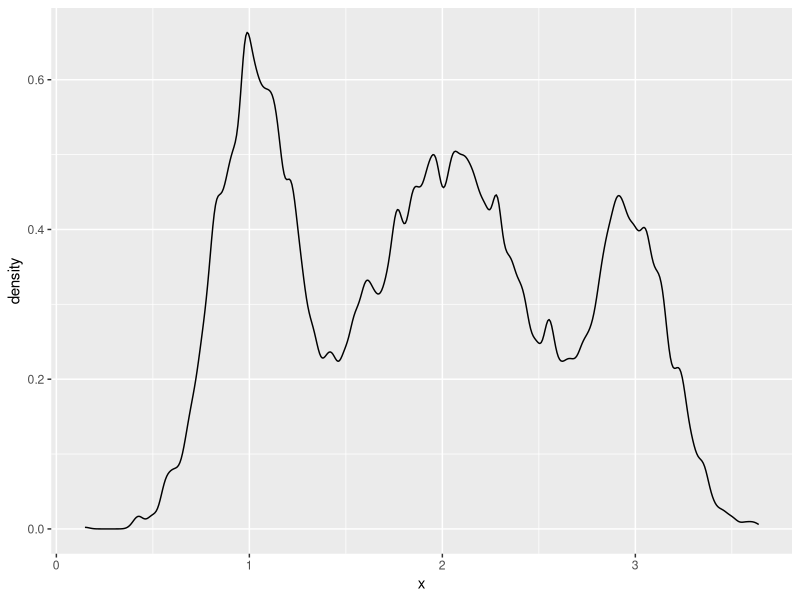

Here is the R script that generated this plot: (Note: this script raises an error after producing the figure.)
library(data.table)
library(ggplot2)

n = 1024*8

p_id = sample(seq(from = 1, to = 3), n , replace = TRUE, prob = c(0.3, 0.5, 0.2))
x_avg = c(1, 2, 3)
x_sig = 0.2*c(1, 2, 1)
df = data.table(p_id, x = rnorm(n)*x_sig[p_id] + x_avg[p_id] )

ggplot(df, aes(x)) + geom_density(adjust = 0.2) 

params = fit_em(1, df$x)

ggplot(df, aes(x)) + geom_density(adjust = 0.2) + 
  geom_line(data = data.frame(sx = sort(df$x) , mp = rowSums(mixture_prob(sort(df$x), params)) ), aes(sx, mp), color = 'red')


mixture_prob<-function(x, params){
  nx = length(x)
  k  = length( params$wt )
  gamma = matrix(rep(0, nx * k), nrow = nx, ncol = k)
  for(i in 1:k){
    gamma[,i] = params$wt[i] * dnorm(x, params$mu[i], params$sm[i])
  }
  #gamma = gamma / rowSums(gamma)
  return (gamma)
}

## fit parameters 
fit_em<-function(k, x){
  nx = length(x)
  mu_est = sample(x, k)
  sm_est = rep(sd(x), k)
  wt_est = rep(1, k)/k
  gamma = matrix(rep(0, nx * k), nrow = nx, ncol = k)
  
  if (k == 1)
    mu_est = mean(x)
  else if (k == 2)
    mu_est = c(min(x), max(x))
  else
    mu_est = seq(from = min(x), to = max(x), length.out = k)
  
  prev_log_like = NA
  
  for(it in 1:200){
    #E-step
    for(i in 1:k){
      gamma[,i] = wt_est[i] * dnorm(x, mu_est[i], sm_est[i])
    }
    likehood = rowSums(gamma)
    log_like = sum(log(likehood))
    gamma = gamma / likehood
    
    #M-step, estimate mu_est, sm_est
    for(i in 1:k){
      gamma_sum = sum(gamma[,i])
      mu_est[i] = sum(gamma[,i] * x)/gamma_sum
      sm_est[i] = sqrt( sum(gamma[,i] * (x - mu_est[i])^2 )/gamma_sum )
      wt_est[i] = gamma_sum / nx
    }
    if (!is.na(prev_log_like) & abs(prev_log_like - log_like)<1e-3){
      break
    }
    prev_log_like = log_like
    #print(log_like)
  }
  return( list('mu' = mu_est, 'sm' = sm_est, 'wt' = wt_est, 'it' = it, 'log_like' = log_like, 'error' = prev_log_like - log_like) )
}
